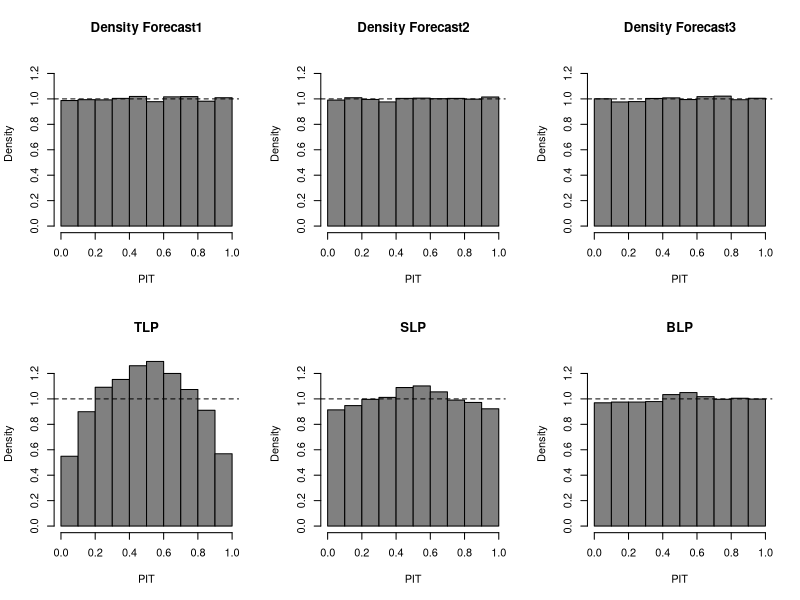

Recreate this plot in R.
# Simulation study 7.3.1 
# Understanding combination aggregation methods
# Here Traditional linear pool (TLP)
#      Spread-adjusted linear pool (SLP)
#      Beta-transformed linear pool (BLP)

# Functions -------------------------------------------------------------------
wrapper_TLP <- function(Y, means, sds, weights, eval = TRUE, 
                        plot = FALSE, varPIT = FALSE){
  if(any(weights > 1) || any(weights < 0)) return(-1e8)
  
  weights <- weights/sum(weights)
  ll <- log(dnorm(Y, mean = means, sd = sds) %*% weights) # log-loss
  PIT <- pnorm(Y, mean = means, sd = sds) %*% weights
  
  if(plot){
    hist(PIT, breaks = 0:10/10, col = grey(0.5), freq = FALSE, 
         ylim = c(0, 1.3), main = "TLP")
    abline( h = 1, lty = 2)
  }
  
  if(varPIT) return(var(PIT))
  if(eval) return(sum(ll))
  else return(ll)
}

wrapper_SLP <- function(Y, means, sds, pars, eval = TRUE, 
                        plot = FALSE, varPIT = FALSE){
  con     <- pars[1]
  weights <- pars[-1]
  
  if(con <= 0) return(-1e8)
  if(any(weights > 1) || any(weights < 0)) return(-1e8)
  
  weights <- weights/sum(weights)
  means_SLP <- (matrix(rep(Y, ncol(means)), ncol = ncol(means)) - means)/con
  ll <- log(1/con * dnorm(means_SLP, mean = 0, sd = sds) %*% weights)
  PIT <- pnorm(means_SLP, mean = 0, sd = sds) %*% weights
  
  if(plot){
    hist(PIT, breaks = 0:10/10, col = grey(0.5), freq = FALSE, 
         ylim = c(0, 1.3), main = "SLP")
    abline( h = 1, lty = 2)
  }
  
  if(varPIT) return(var(PIT))
  if(eval) return(sum(ll))
  else return(ll)
}

wrapper_BLP <- function(Y, means, sds, pars, eval = TRUE, 
                        plot = FALSE, varPIT = FALSE){
  ab     <- pars[1:2]
  weights <- pars[-c(1,2)]
  
  if(any(ab <= 0)) return(-1e8)
  if(any(weights > 1) || any(weights < 0)) return(-1e8)
  
  weights <- weights/sum(weights)
  g      <- dnorm(Y, mean = means, sd = sds) %*% weights
  g_beta <- dbeta(pnorm(Y, mean = means, sd = sds) %*% weights, 
                  shape1 = ab[1], shape2 = ab[2])
  ll     <- log(g) + log(g_beta)
  PIT <- pbeta(pnorm(Y, mean = means, sd = sds) %*% weights,
               shape1 = ab[1], shape2 = ab[2])
  
  if(plot){
    hist(PIT, breaks = 0:10/10, col = grey(0.5), freq = FALSE, 
         ylim = c(0, 1.3), main = "BLP")
    abline( h = 1, lty = 2)
  }
  
  if(varPIT) return(var(PIT))
  if(eval) return(sum(ll))
  else return(ll)
}

# Loglikelihood values of a normal distribution
ll_normal <- function(Y, mu, sd){
  ll <- log(dnorm(Y, mean = mu, sd = sd))
  return(ll)
}

# PIT values of a normal distribution
PIT_normal <- function(Y, mu, sd, plot = FALSE, name){
  PIT <- pnorm(Y, mean = mu, sd = sd)
  if(plot){
    hist(PIT, breaks = 0:10/10, col = grey(0.5), freq = FALSE, ylim = c(0, 1.3), 
         main = paste0("Density Forecast", name))
    abline( h = 1, lty = 2)
  }
  return(var(PIT))
}

# Simulation setup ------------------------------------------------------------
n <- 1e5
coefs <- c(a0 = 1, a1 = 1, a2 = 1, a3 = 1.1)
vars  <- matrix(rnorm(n = n*4), nrow = n, 
                dimnames = list(NULL, c("x0", "x1", "x2", "x3")))
Y <- vars %*% coefs + rnorm(n = n)

means <- sds <- matrix(NA, nrow = length(Y), ncol = 3)
for(i in 1:ncol(means)){
  ind <- 1:4 %in% c(1, i+1)
  means[,i]  <- vars[, ind] %*% coefs[ind]
  sds[,i]    <- sqrt(1 + sum(coefs[!ind]^2))
}

forecast_names <- c("f1", "f2", "f3", "TLP", "SLP", "BLP")
ind_est <- c(rep(TRUE, n/2), rep(FALSE, n/2))

# TLP (Traditional linear pool) combination -----------------------------------
# Simple linear combination of forecasts
weights_TLP <- c(0.3, 0.3, 0.4)

# Estimate weights for TLP
while(TRUE){
  est <- optim(
    par     = weights_TLP,
    fn      = wrapper_TLP,
    Y       = Y[ind_est],
    means   = means[ind_est, ],
    sds     = sds[ind_est, ],
    method  = "BFGS",
    control = list(fnscale = -1, trace = TRUE)
  )
  weights_TLP <- est$par/sum(est$par)
  if(abs(sum(est$par) - 1) < 0.01) break
}
round(weights_TLP, 3)

# SLP (Spread-adjusted linear pool) combination -------------------------------
weights_SLP <- c(0.3, 0.3, 0.4)
con         <- 1
pars_SLP    <- c(con, weights_SLP)

# Estimate weights and c (= con) for SLP
while(TRUE){
  est <- optim(
    par     = pars_SLP,
    fn      = wrapper_SLP,
    Y       = Y[ind_est],
    means   = means[ind_est, ],
    sds     = sds[ind_est, ],
    method  = "BFGS",
    control = list(fnscale = -1, trace = TRUE)
  )
  con         <- est$par[1]
  weights_SLP <- est$par[-1]/sum(est$par[-1])
  pars_SLP    <- c(con, weights_SLP)
  if(abs(sum(est$par[-1]) - 1) < 0.01) break
}
round(weights_SLP, 3); round(con, 3)

# BLP (Beta-transformed linear pool) combination ------------------------------
weights_BLP <- c(0.3, 0.3, 0.4)
ab          <- c(1,1)
pars_BLP    <- c(ab, weights_BLP)

# Estimate weights for BLP
while(TRUE){
  est <- optim(
    par     = pars_BLP,
    fn      = wrapper_BLP,
    Y       = Y[ind_est],
    means   = means[ind_est, ],
    sds     = sds[ind_est, ],
    method  = "BFGS",
    control = list(fnscale = -1, trace = TRUE)
  )
  ab          <- est$par[1:2]
  weights_BLP <- est$par[-c(1,2)]/sum(est$par[-c(1,2)])
  pars_BLP    <- c(ab, weights_BLP)
  if(abs(sum(est$par[-c(1,2)]) - 1) < 0.01) break
}
round(weights_BLP, 3); round(ab, 3)

# Evaluation ------------------------------------------------------------------
# Parameter values
table <- matrix(NA, nrow = 3, ncol = 6, 
                dimnames = list(forecast_names[4:6], 
                                c("w1", "w2", "w3", "c", "alpha", "beta")))
table[1,] <- c(weights_TLP, rep(NA, 3))
table[2,] <- c(pars_SLP[-1], pars_SLP[1], rep(NA, 2))
table[3,] <- c(pars_BLP[-c(1,2)], NA, pars_BLP[1:2])

# Overview over estimated parameters
# NAs denote parameters that are not part of the corresponding model
round(table, 3)

# PIT histograms and var(PIT) 
par(mfrow = c(2,3))
vPIT <- rep(NA, 6); names(vPIT) <- forecast_names
for(i in 1:3) vPIT[i] <- PIT_normal(Y = Y[!ind_est], mu = means[!ind_est ,i], 
                                    sd = sds[!ind_est ,i], plot = TRUE, name = i)
vPIT[4] = wrapper_TLP(Y[!ind_est], means = means[!ind_est,], sds = sds[!ind_est,], 
                      weights = weights_TLP, varPIT = TRUE, plot = TRUE)
vPIT[5] = wrapper_SLP(Y[!ind_est], means = means[!ind_est,], sds = sds[!ind_est,], 
                      pars = pars_SLP, varPIT = TRUE, plot = TRUE)
vPIT[6] = wrapper_BLP(Y[!ind_est], means = means[!ind_est,], sds = sds[!ind_est,],
                      pars = pars_BLP, varPIT = TRUE, plot = TRUE)

# Variance of PIT values
# For calibrated forecasts at 1/12 = 0.083...
# (i.e., variance of standard uniform distribution)
round(vPIT, 3)

# Mean log score
# LS(f,y) = -log(f(y))
mls <- matrix(NA, nrow = 7, ncol = 2, dimnames = list(c(forecast_names, "Optimal"), 
                                                      c("Training", "Test")))

for(j in 1:2){
  ind <- if(j == 1) ind_est else !ind_est
  for(i in 1:3) mls[i, j]  <- -mean(ll_normal(Y = Y[ind,], mu = means[ind, i], 
                                              sd = sds[ind, i]))
  mls[4, j] <- - mean(wrapper_TLP(Y = Y[ind], means = means[ind, ], 
                                  sds = sds[ind, ], weights = weights_TLP, eval = FALSE))
  mls[5, j] <- - mean(wrapper_SLP(Y = Y[ind], means = means[ind, ], 
                                  sds = sds[ind, ], pars = pars_SLP, eval = FALSE))
  mls[6, j] <- - mean(wrapper_BLP(Y = Y[ind], means = means[ind, ], 
                                  sds = sds[ind, ], pars = pars_BLP, eval = FALSE))
  mls[7, j]  <- -mean(ll_normal(Y = Y[ind,], mu = (vars %*% coefs)[ind, 1], 
                                sd = rep(1, sum(ind))))
}

# Mean log scores over the training and the test sample
round(mls, 3)
